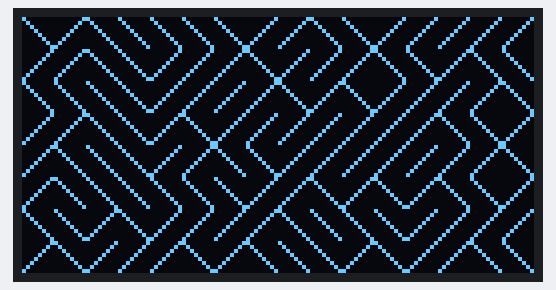
Recording of a sketch running on a simulated Arduino Uno, built with avr-gcc and run on an emulated ATmega328P. Shown: 128×64 one-colour display. Random numbers use the default seed unless the sketch sets one.

Above: at 0.15 s.
At 5.08 s:
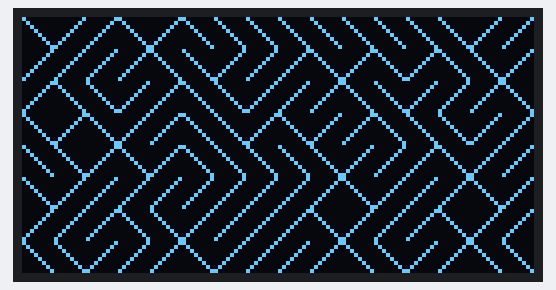
At 10.01 s:
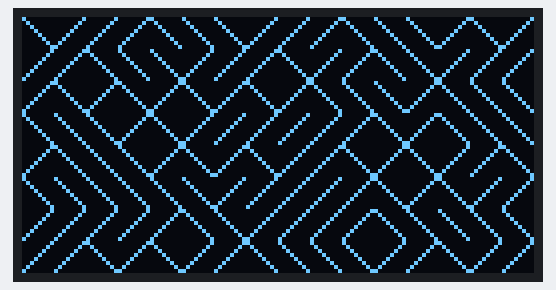
At 20.02 s:
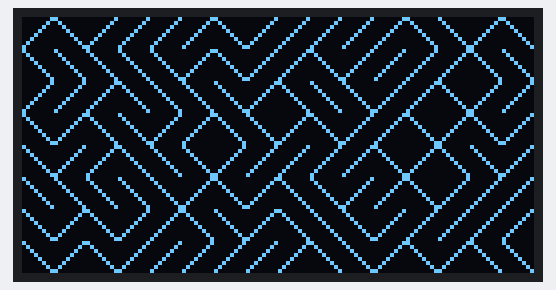
At 30.02 s:
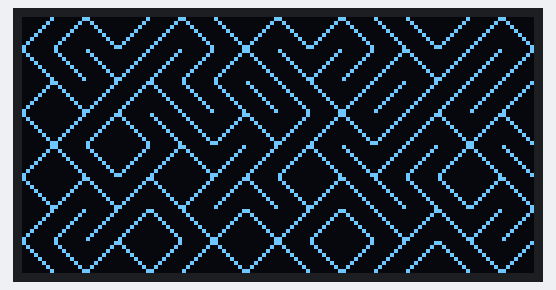
At 39.91 s:
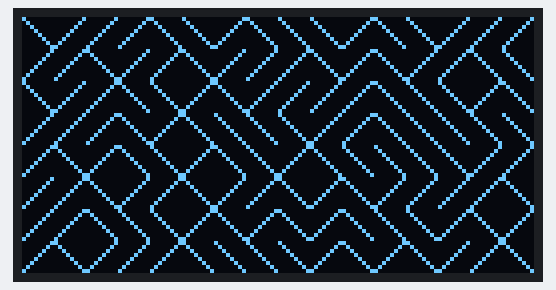

The sketch:

ARD-OLED-MazeMaker.ino
```cpp
//required includes
#include<SPI.h>
#include<Wire.h>
#include<Adafruit_GFX.h>
#include<Adafruit_SSD1306.h>

//basic definitions for OLED I2C usage
#define SCREEN_WIDTH 128
#define SCREEN_HEIGHT 64
#define OLED_RESET -1
#define SCREEN_ADDRESS 0x3C

//create the display object
Adafruit_SSD1306 display(SCREEN_WIDTH,SCREEN_HEIGHT,&Wire,OLED_RESET);

//bit arrays for slash
const uint8_t PROGMEM Slash[] = {
  0b10000000,
  0b01000000,
  0b00100000,
  0b00010000,
  0b00001000,
  0b00000100,
  0b00000010,
  0b00000001,
};

//bit arrays for back slash
const uint8_t PROGMEM BackSlash[] = {
  0b00000001,
  0b00000010,
  0b00000100,
  0b00001000,
  0b00010000,
  0b00100000,
  0b01000000,
  0b10000000,
};

//boolean array for maze map
bool MyImage[SCREEN_HEIGHT/8][SCREEN_WIDTH/8] = {};

//setup function, run once on boot
//create a random seed from analog readings,
//initialize random maze boolean map and display object
void setup() {
  randomSeed(analogRead(0));
  for(int j=0;j<SCREEN_HEIGHT/8;j++){
    for(int i=0;i<SCREEN_WIDTH/8;i++){
      MyImage[j][i] = (bool)random(2);
    }
  }
  display.begin(SSD1306_SWITCHCAPVCC,SCREEN_ADDRESS);
}

void loop() {
  //clear the display buffer
  display.clearDisplay();
  for(int j=0;j<SCREEN_HEIGHT/8;j++){
    for(int i=0;i<SCREEN_WIDTH/8;i++){
      //on each element of the maze boolean map,
      //display either a slash or back slash based on the maze boolean
      switch(MyImage[j][i]){
        case 0:
          display.drawBitmap(i*8,j*8,Slash,8,8,SSD1306_WHITE);
          break;
        case 1:
          display.drawBitmap(i*8,j*8,BackSlash,8,8,SSD1306_WHITE);
          break;
      }
      //shift one row of the boolean map and randomize the last row
      if(j!=SCREEN_HEIGHT/8-1){
        MyImage[j][i] = MyImage[j+1][i];
      }
      else{
        MyImage[j][i] = (bool)random(2);
      }
    }
  }
  //display and delay 0.1 second
  display.display();
  delay(100);
}
```
